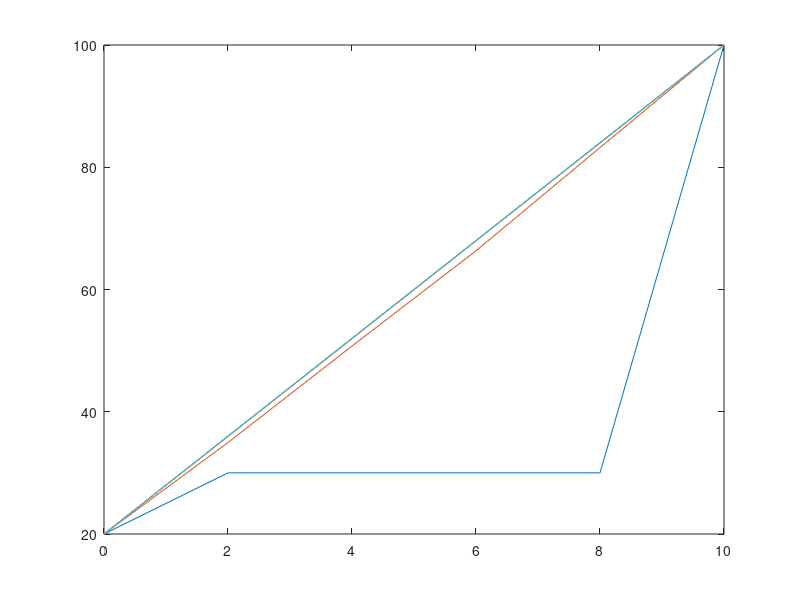

This figure's MATLAB source:
%{
%%%%%%%%%%%%%%%%%%%%%%%%%%%%%%%%%%%%%%%%%%%%%%%%%%%%%%%%%%%%%%%%%%%%%%%%%%%%%%
            Script para la resolución de la ecuacion de difusión 1D
                         u_tt=a^2 u_xx     
             con condiciones de borde períodicas 
                          u(xL,t)= gL(t) 
                          u(xR,t)= gR(t)
Se implementó para gR=br y gL=bl
             y condicion inicial
                          u(x,0)= cte3 
             solución analítica
                           u(x,t)=exp(-(x-ct)^2)            
      Se utiliza la discretización temporal 
           Euler progresivo  explicito theta=0
           Euler regresivo   implicito theta=1
           Crank Nicolson    semiimplicito  theta=1/2
           Rvieytes
           MNA 2C 2021
%%%%%%%%%%%%%%%%%%%%%%%%%%%%%%%%%%%%%%%%%%%%%%%%%%%%%%%%%%%%%%%%%%%%%%%%%%%%%%%%
%}
clear all, clf

%Discrertizacion temporal
theta=0;

%Dominio
xmin=0;
xmax=10;
Tmax=80;

%Resolucion
NIx=4;
Nt=80;

%Condiciones de borde
bl=20;
br=100;

%Condicion iniciales
t0=30;

%% alpha cuadrado
a=2;

%% paso (se calcula solo)
hx=(xmax-xmin)/(NIx+1)
ht=Tmax/Nt

r=a*ht/hx^2

%cantidad de lineas ploteadas y soluciones exportadas
np=floor(Nt/5);
%%%%%%%%%%%%%%%%%%%%%%%%%%%%%%%%%%%%%%%%%%%%%%%%%%%%%%%%%%%%%%%%%%%%%%%%%%%%%%%
%                     Check estabilidad

if (theta==0.5) && r>1
    fprintf('Con los pasos temporal y espacial establecidos el esquema no converge\n')
    return
endif
if theta==0 && r>0.5
  fprintf('Euler progresivo no converge\n')
 % return
endif
%genera la grilla espacial y temporal
x=xmin:hx:xmax;
t=0:ht:Tmax;


%defino matriz de datos

%las temperaturas se almacenan en la matriz, cada tiempos es una fila.
%carga las condiones de contorno e iniciales
u=t0*ones(Nt+1,NIx+2);    %condicion inicial temperatura uniforme
u(:,1)=bl*ones(Nt+1,1);   %condicion de contorno izquierda
u(:,end)=br*ones(Nt+1,1); %condicion de contorno derecha

%parametros del calculo

% beta
A = r*theta;
% gamma
B = r*(1-theta);

r1 = (1 + 2*A);
r2 = (1 -2*B);

%matriz n+1
d0np1 = r1*ones(NIx,1);
dsnp1 = -A*ones(NIx-1,1);
M = diag(d0np1) + diag(dsnp1,-1) + diag(dsnp1,1);

%matriz n
d0n = r2*ones(NIx,1);
dsn = +B*ones(NIx-1,+1);
N=diag(d0n) + diag(dsn,-1) + diag(dsn,1);

% Teoria:
%   M*u^(n+1)=N*u^n +b; S= inv(M)*N
%     u^(n+1)=S*u^n + inv(M)*b
Minv= inv(M);
S   = Minv*N;
b=zeros(NIx,1);

%plot estado incial
plot(x,u(1,:))

% sal == respuesta. sal(x, t)
sal=u(1,:)';
hold on
for k=2:Nt+1
    
    %puntos interiores del estado anterior
    un=u(k-1,2:end-1)';
    
    b(1)=A*u(k,1)+B*u(k-1,1);
    b(NIx)=B*u(k-1,NIx+2)+A*u(k,NIx+2);
    
    %un+1
    u(k,2:end-1)=S*un+Minv*b;
    
    if rem(k,np)==0
      plot(x,u(k,:))
      hold on
      sal=[sal u(k,:)'];
    endif
endfor
